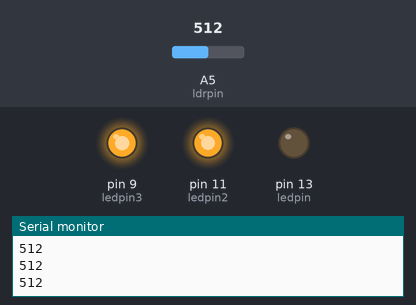
Recording of a sketch running on a simulated Arduino Uno, built with avr-gcc and run on an emulated ATmega328P. On the bench: output pins drawn as LEDs (lit = HIGH), the last lines printed to the serial monitor. The inputs (shaded band) are chosen by the test bench; at power-on: A5 (ldrpin) = 512.

Above: at 1.2 s.
1.3 s: A5 (ldrpin) set to 716
At 2.2 s:
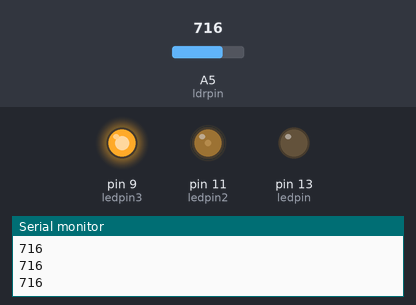
2.8 s: A5 (ldrpin) set to 900
At 3.5 s:
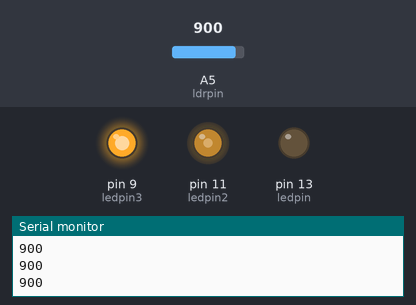
4.3 s: A5 (ldrpin) set to 122
At 4.8 s:
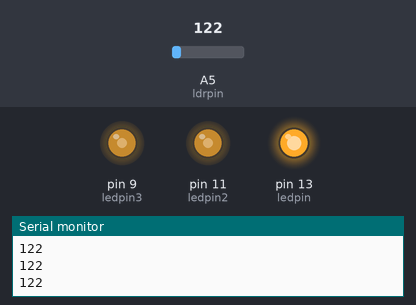
5.8 s: A5 (ldrpin) set to 0
At 6.1 s:
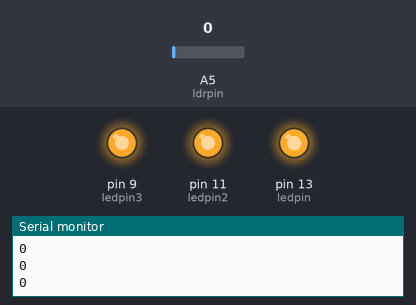
7.3 s: A5 (ldrpin) set to 306
At 8.6 s:
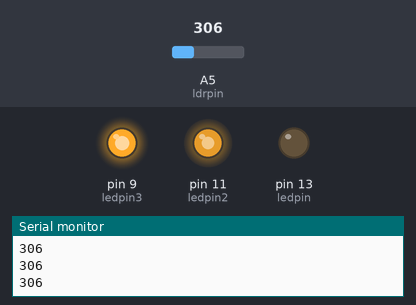
Timing chart, 0 to 9.8 s (numbered marks = the images above; inputs shaded):
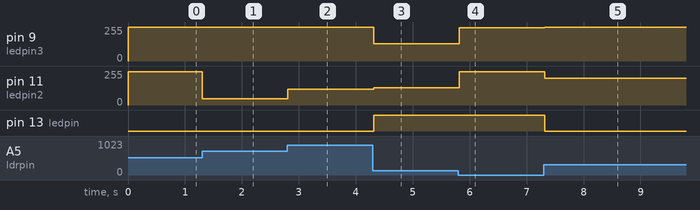

Measured:
- after the input at 1.3 s, pin 11 (ledpin2): 250/255 → 46/255 at once
- after the input at 2.8 s, pin 11 (ledpin2): 46/255 → 118/255 at once
- after the input at 4.3 s, pin 9 (ledpin3): 255/255 → 128/255 at once; pin 11 (ledpin2): 118/255 → 128/255 at once; pin 13 (ledpin): LOW → HIGH at once
- after the input at 5.8 s, pin 9 (ledpin3), pin 11 (ledpin2): 128/255 → 250/255 at once
- after the input at 7.3 s, pin 9 (ledpin3): 250/255 → 255/255 at once; pin 11 (ledpin2): 250/255 → 200/255 at once; pin 13 (ledpin): HIGH → LOW at once

The sketch:

pr6.ino
```cpp
const int ledpin = 13;
const int ledpin2 = 11;
const int ledpin3 = 9;
const int ldrpin = A5;
int value = 0;

void setup(){
  Serial.begin(9600);
  pinMode(ledpin,OUTPUT);
  pinMode(ledpin2,OUTPUT);
  pinMode(ledpin3,OUTPUT);
  pinMode(A5, INPUT);
                                                                                                                                                                                                                                                        //
}
void loop(){
  value = analogRead(ldrpin);
  Serial.println(value);
  analogWrite(ledpin, 250-value);
  analogWrite(ledpin2, 250-value);
  analogWrite(ledpin3, 250-value);
  delay(100);
}
```
